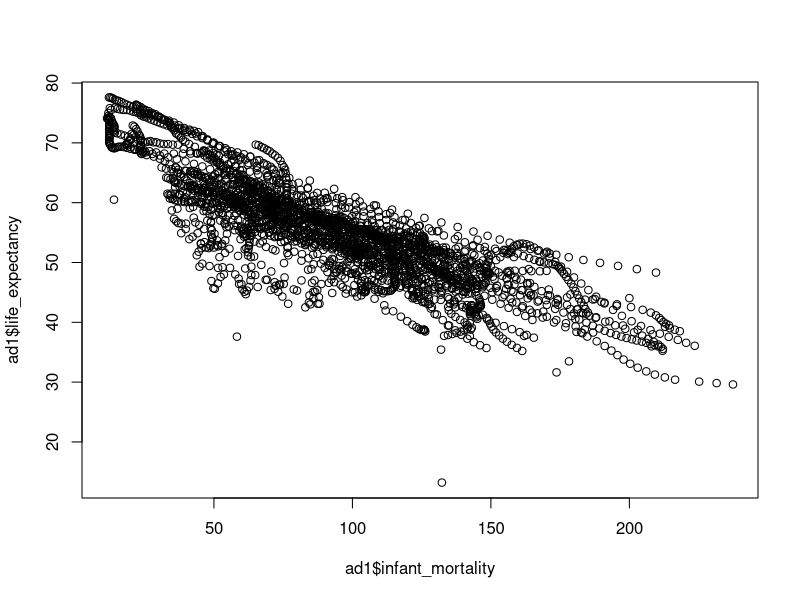
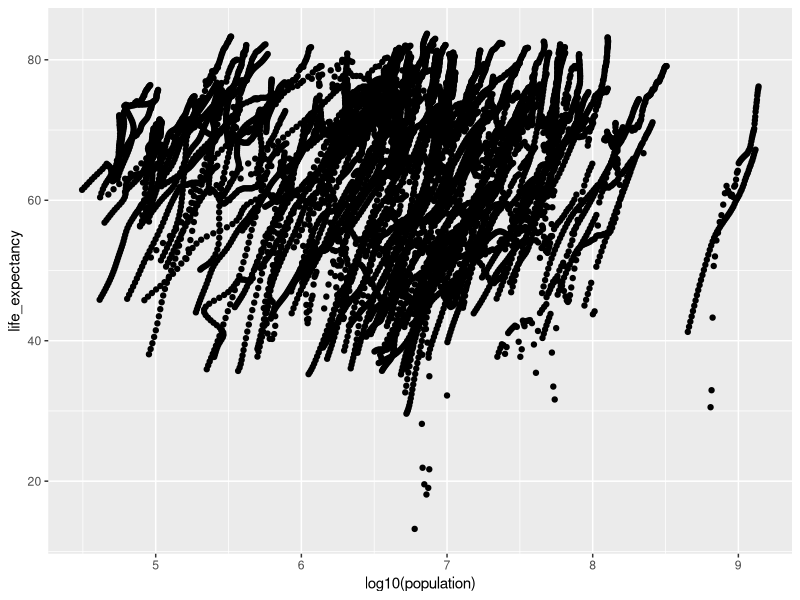
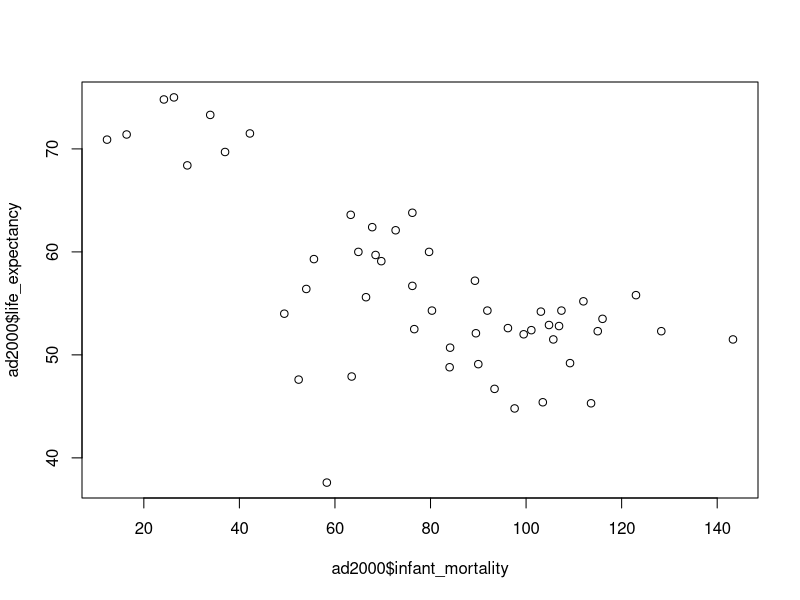
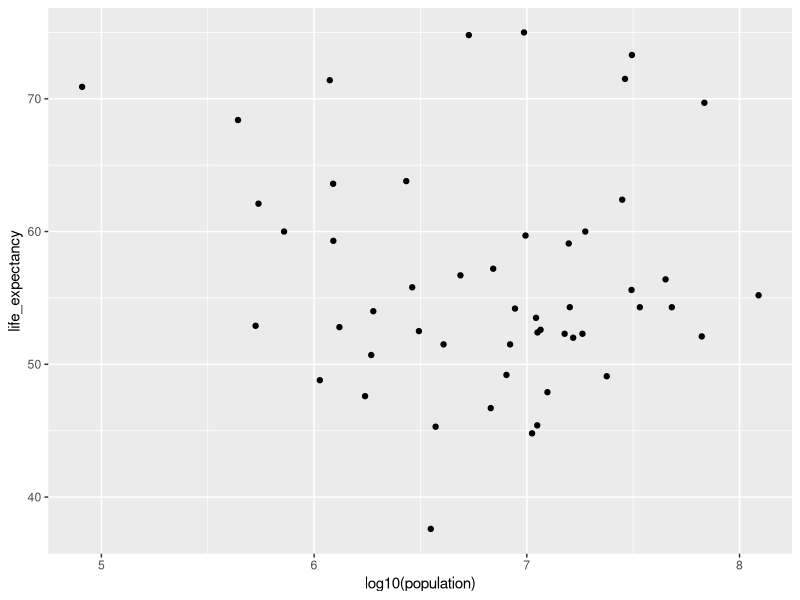
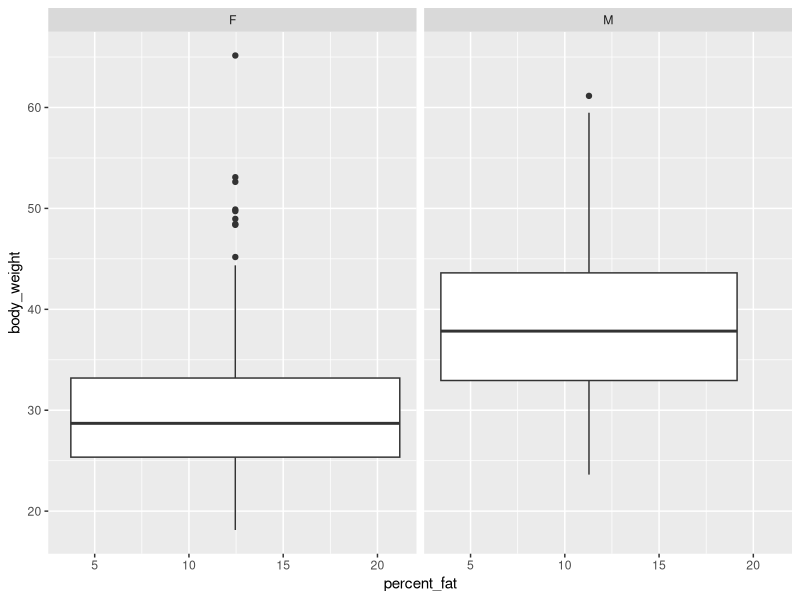
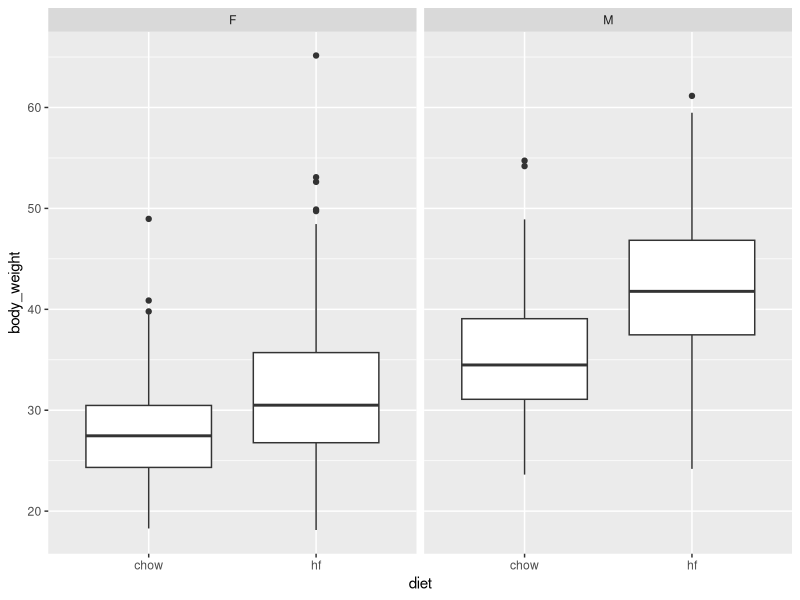
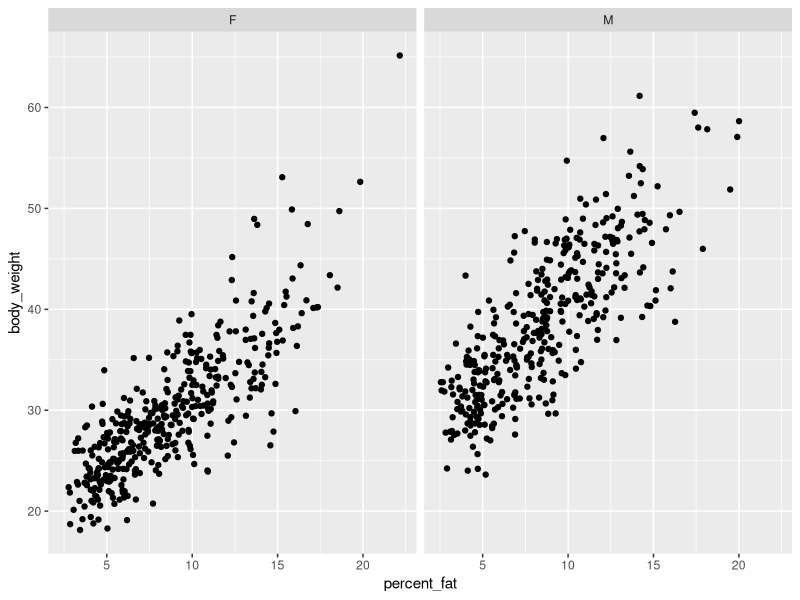
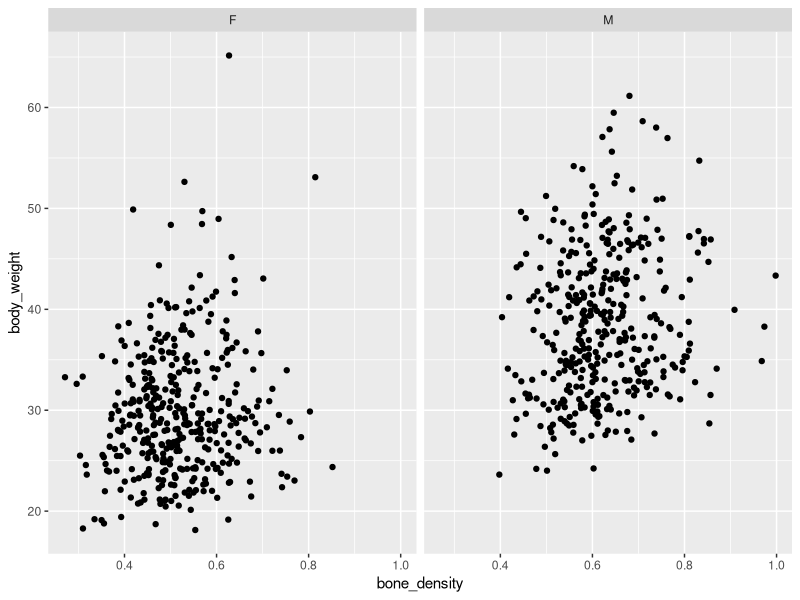

Here is the R script that generated these plots, in order:
## ---- chunk 1
#installed and calling dslabs, tidyverse
library(dslabs)
library(tidyverse)
library(ggplot2)

#open help page for gapminder data and explore the data structure, class, and contents
help(gapminder) #help page
str(gapminder) #structure
summary(gapminder) #contents
class(gapminder) #class

gapminder
## ---- chunk 2
#filtering gapminder data to include only Africa
africadata = dplyr::filter(gapminder, continent == "Africa")
str(africadata) #explore structure
summary(africadata) #explore filtered data
## ---- chunk 3
#selection of variables from africadata
ad1 = dplyr::select(africadata, infant_mortality, life_expectancy) #selecting infant_mortality and #life expectancy

ad2 = dplyr::select(africadata, population, life_expectancy) #selecting pop and life expectancy

#exploring structure and data contents for each new data set
str(ad1) #structure for ad1
str(ad2) #structure for ad2
summary(ad1) #content summary for ad1
summary(ad2) #content summary for ad2
## ---- chunk 4
plot(ad1$infant_mortality, ad1$life_expectancy)
#plot(ad2$population, ad2$life_expectancy)

plot2 = ggplot(gapminder, aes(log10(population), life_expectancy)) + geom_point()
plot2
## ---- chunk 5
#filter and select null infant mortality years in africa data
adna <- africadata %>% dplyr::filter(is.na(infant_mortality)) %>% dplyr::select(year)
adna$year #print all years with null infant mortality

#filtering to only the year 2000
ad2000 <- africadata %>% dplyr::filter(year == 2000)
summary(ad2000) #summary of contents
str(ad2000) #structure
## ---- chunk 6
#plotting infant mortality by life expectancy for year 2000
plot(ad2000$infant_mortality, ad2000$life_expectancy)
#plotting life population by life expectancy for year 2000 on population axis scaled by log10
plot3 = ggplot(ad2000, aes(log10(population), life_expectancy)) + geom_point()
plot3 #print plot
## ---- chunk 7
#life_expectancy~infant_mortality model fit for year 2000
inf_le_fit = lm(life_expectancy~infant_mortality, data = ad2000)
##life_expectancy~population model fit for year 2000
pop_le_fit = lm(life_expectancy~population, data = ad2000)

summary(inf_le_fit)
summary(pop_le_fit)
## ---- chunk 8
#open help page for mice_weights data and explore the data structure, class, and contents
help(mice_weights) #help page
str(mice_weights) #structure
summary(mice_weights) #contents
class(mice_weights) #class

mice_weights

#filtering out any null values. data is already mostly clean with just 8 null entries in the entire data set (4 each in two variables)
mw_clean <- mice_weights %>%  dplyr::filter(!(is.na(bone_density)), !(is.na(percent_fat)))


#checking distribution (boxplot) of percent_fat as a predictor of body_weight by sex.
mw_clean %>% ggplot(aes(percent_fat, body_weight)) + geom_boxplot() + facet_wrap(~sex)

#checking distribution of diet as a predictor of body_weight by sex
mw_clean %>% ggplot(aes(diet, body_weight)) + geom_boxplot() + facet_wrap(~sex)

#scatter of percent_fat as a predictor of body_weight by sex.
mw_clean %>% ggplot(aes(percent_fat, body_weight)) + geom_point() + facet_wrap(~sex)

#scatter of bone_density as a predictor of body_weight by sex.
mw_clean %>% ggplot(aes(bone_density, body_weight)) + geom_point() + facet_wrap(~sex)
## ---- chunk 9
#fitting two linear models for bodyweight by percent fat and bone density
mw_pf_bw_fit = lm(body_weight~percent_fat, data = mw_clean)
mw_bd_bw_fit = lm(body_weight~bone_density, data = mw_clean)

#summary of each model
summary(mw_pf_bw_fit)
summary(mw_bd_bw_fit)
